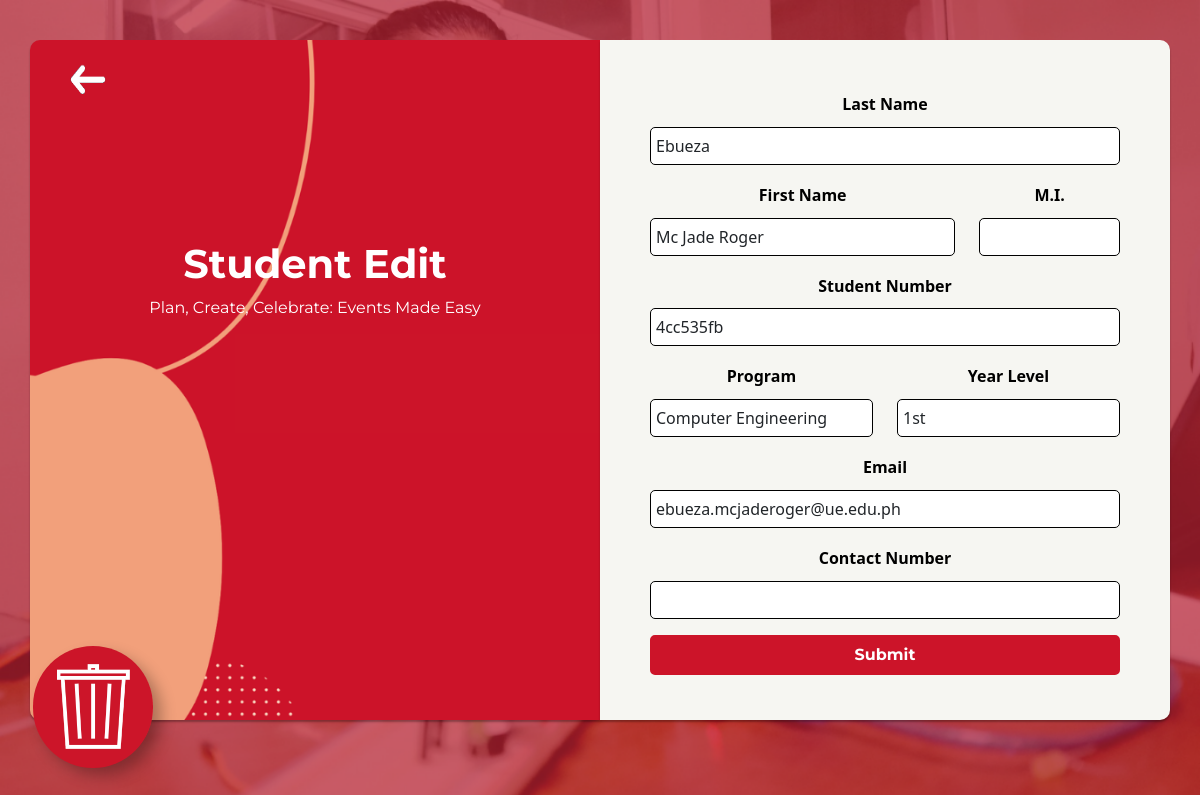
Page /event_manager/Student_Registration/edit.php?id=20230145150 on the committed database.
### tables this page shows
CREATE TABLE `student_info` (
  `id` text NOT NULL,
  `first_name` varchar(20) NOT NULL,
  `last_name` varchar(20) NOT NULL,
  `middle_initial` varchar(10) NOT NULL,
  `student_number` text NOT NULL,
  `program` varchar(255) NOT NULL,
  `current_year` varchar(5) NOT NULL,
  `ue_email` text NOT NULL,
  `contact_number` text NOT NULL
);

### event_manager/Student_Registration/edit.php (the view, shortened to what this page needs)
<?php
require_once "../config.php";
$first_name_err = "";
$last_name_err = "";
$student_number_err = "";
$program_err = "";
$current_year_err = "";
$ue_email_err = "";
$contact_number_err = "";
?>
<!DOCTYPE html>
<html lang="en">
<head>
    <link rel="stylesheet" href="https://stackpath.bootstrapcdn.com/bootstrap/4.5.2/css/bootstrap.min.css">
    <link rel="stylesheet" href="https://maxcdn.bootstrapcdn.com/font-awesome/4.7.0/css/font-awesome.min.css">
    <link href="https://cdn.jsdelivr.net/npm/bootstrap@5.0.2/dist/css/bootstrap.min.css" rel="stylesheet">
<body>
  <div class="container no-gutters">
    <div class="col-md-6 no-gutters">
      <div class="left-box">
        <a href="index.php"><img src="./img/back.png" style="position: absolute; top: 8px; left: 16px; width:50px;height: 50px;"></a>
        <div class="left">
          <h1>Student Edit</h1>
          <p>Plan, Create, Celebrate: Events Made Easy</p>
        </div>
      </div>
    </div>
    <div class="col-md-6 no-gutters">
      <div class="right-box">
        <div class="right">
        <form action="<?php echo htmlspecialchars($_SERVER["PHP_SELF"]); ?>" method="post">
                <div class="form-group">
                    <div class="form-group">
                                <label>Last Name</label><br>
                                <?php
                                $id = $_GET['id'];
                                $sql = "SELECT * FROM student_info WHERE id = $id";
                                $result = $mysqli->query($sql);
                                $result = $result->fetch_array();
                                $placeholder = $result['last_name'];
                                $is_invalid = (!empty($last_name_err)) ? "is-invalid" : "";
                                echo '<input type="text" name="last_name" class="form-control'.$is_invalid.'" value="'.$placeholder.'">';
                            ?>
                    </div>
                    <div class="form-group">
                        <div class="row">
                            <div class="col-md-8">
                                <label>First Name</label><br>
                                <?php
                                $id = $_GET['id'];
                                $sql = "SELECT * FROM student_info WHERE id = $id";
                                $result = $mysqli->query($sql);
                                $result = $result->fetch_array();
                                $placeholder = $result['first_name'];
                                $is_invalid = (!empty($first_name_err)) ? "is-invalid" : "";
                                echo '<input type="text" name="first_name" class="form-control'.$is_invalid.'" value="'.$placeholder.'">';
                            ?>
                            </div>
                            <div class="col-md-4">
                                <label>M.I.</label><br>
                                <?php
                                $id = $_GET['id'];
                                $sql = "SELECT * FROM student_info WHERE id = $id";
                                $result = $mysqli->query($sql);
                                $result = $result->fetch_array();
                                $placeholder = $result['middle_initial'];
                                echo '<input type="text" name="middle_initial" class="form-control" value="'.$placeholder.'">';
                            ?>
                            </div>
                        </div>
                    </div>
                    <div class="form-group">
                        <label>Student Number</label><br>
                        <?php
                                $id = $_GET['id'];
                                $sql = "SELECT * FROM student_info WHERE id = $id";
                                $result = $mysqli->query($sql);
                                $result = $result->fetch_array();
                                $placeholder = $result['student_number'];
                                $is_invalid = (!empty($student_number_err)) ? "is-invalid" : "";
                                echo '<input type="text" name="student_number" class="form-control'.$is_invalid.'" value="'.$placeholder.'">';
                            ?>
                    </div>
                    <div class="form-group">
                        <div class="row">
                            <div class="col">
                              <label>Program</label>
                              <?php
                                $id = $_GET['id'];
                                $sql = "SELECT * FROM student_info WHERE id = $id";
                                $result = $mysqli->query($sql);
                                $result = $result->fetch_array();
                                $placeholder = $result['program'];
                                $is_invalid = (!empty($program_err)) ? "is-invalid" : "";
                                echo '<select type ="text" name = "program" class="form-control'.$is_invalid.'" value"'.$placeholder.'"
                                <option value="">Select program</option>
                                <option value="CpE">Computer Engineering</option>
                                <option value="ECE">Electrical Engineering</option>
                                <option value="CE">Civil Engineering</option>
                                <option value="ME">Mechanical Engineering</option>
                                <option value="EE">Electronic Engineering</option>
                                    </select>';
                            ?>
                            </div>
                            <div class="col">
                            <label>Year Level</label>
                            <?php
                                $id = $_GET['id'];
                                $sql = "SELECT * FROM student_info WHERE id = $id";
                                $result = $mysqli->query($sql);
                                $result = $result->fetch_array();
                                $placeholder = $result['current_year'];
                                $is_invalid = (!empty($current_year_err)) ? "is-invalid" : "";
                                echo '<select type ="text" name="current_year" class="form-control'.$is_invalid.'" value"'.$placeholder.'"
                                <option value="">Current Year</option>
                                <option value="1st">1st</option>
                                <option value="2nd">2nd</option>
                                <option value="3rd">3rd</option>
                                <option value="4th">4th</option>
                                    </select>';
                            ?>
                            </div>
                        </div>
                    </div>
                    <div class="form-group">
                        <label>Email</label><br>
                        <?php
                                $id = $_GET['id'];
                                $sql = "SELECT * FROM student_info WHERE id = $id";
                                $result = $mysqli->query($sql);
                                $result = $result->fetch_array();
                                $placeholder = $result['ue_email'];
                                $is_invalid = (!empty($ue_email_err)) ? "is-invalid" : "";
                                echo '<input type="email" name="ue_email" class="form-control'.$is_invalid.'" value="'.$placeholder.'">';
                            ?>
                    </div>
                    <div class="form-group">
                            <label>Contact Number</label>
                            <?php
                                $id = $_GET['id'];
                                $sql = "SELECT * FROM student_info WHERE id = $id";
                                $result = $mysqli->query($sql);
                                $result = $result->fetch_array();
                                $placeholder = $result['contact_number'];
                                $is_invalid = (!empty($contact_number_err)) ? "is-invalid" : "";
                                echo '<input type="number" name="contact_number" class="form-control'.$is_invalid.'" value="'.$placeholder.'">';
                            ?>
                        </div>
                        </div>
                        <input type="submit"  style="background-color: #CC1429; border: #CC1429 solid;" class="btn btn-primary" value="Submit">
                    </form>
                    <footer class="footer mt-auto py-3 fixed-bottom">
                      <div class="rounded-circle del d-flex justify-content-center align-items-center">
                      <a href="#" data-toggle="modal" data-target="#Delete"><img src="./img/delete.png" class="center"></a>
                    </footer>
                </div>
            </div>
        </div>
    </div>
</body>
</html>

### event_manager/Student_Registration/edit.php (style rules this page uses)
body { background-image: url("./img/bg2.png"); background-size: cover; }
.container { display: flex; margin: auto; padding: 40px 0; }
.left-box { width: 100%; box-shadow: 0px 2px 2px rgba(0, 0, 0, 0.3); border-radius: 10px 0px 0px 10px; height: 100%; background-size:cover ; background-image:url('./img/bg.png'); justify-content: center; align-items: center; max-height: 85vh; max-width: 85vw; }
.left { text-align: center; padding: 200px 0; }
.left h1,p { font-family: myFirstFont; color: white; }
.left-box a { position: absolute; top: 8px; left: 16px; width:50px; height: 50px; }
.left h1 { font-weight:bold; }
.right-box { width: 100%; height: 100%; box-shadow: 0px 2px 2px rgba(0, 0, 0, 0.3); border-radius: 0px 10px 10px 0px; background: rgba(246, 246, 242, 1); justify-content: center; align-items: center; margin: 0; max-height: 85vh; max-width: 85vw; overflow: scroll; }
.right { padding: 50px; line-height: 1.8; margin: 0 auto; text-align: center; }
.right label { font-weight: bold; }
.right input, .right select, .right textarea { width: 100%; padding:5px; padding-left:5px; border-radius: 5px; border: 1px solid black }
.right form { color: black; border-radius: 3px; margin-bottom: 15px; background: rgba(246, 246, 242, 1); width: 100%; line-height: 1.8; }
.right .btn { background-color: #013365; border: #013365 solid; font-family: myFirstFont; font-weight: bold; outline: none !important; }
.rounded-circle { height: 10vw; width: 10vw; position: absolute; bottom:33px; box-shadow: 8px 8px 15px rgba(0,0,0,0.3) }
.center { border-radius:100px; width:100%; height:100%; }
.del { left:33px; }

### rows in the picture
student_info: last_name "Ebueza", first_name "Mc Jade Roger", student_number "4cc535fb", program "Computer Engineering", current_year "1st", ue_email "ebueza.mcjaderoger@ue.edu.ph"
